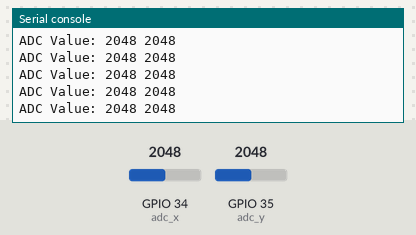
This program was run on a simulated ESP32 board running MicroPython. Parts: the last lines printed to the serial console. The inputs (shaded band) are chosen by the test bench; at power-on: GPIO 34 (adc_x) = 2048, GPIO 35 (adc_y) = 2048 (analog values on the 0–4095 scale).

Above: at 1.2 s.
1.3 s: GPIO 34 (adc_x) set to 2866
At 1.47 s:
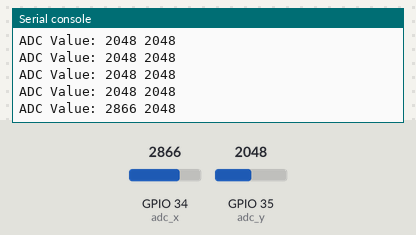
2.8 s: GPIO 35 (adc_y) set to 2866
At 2.81 s:
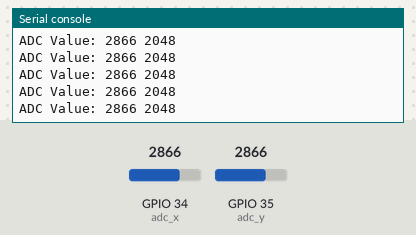
4.3 s: GPIO 34 (adc_x) set to 3603
At 4.39 s:
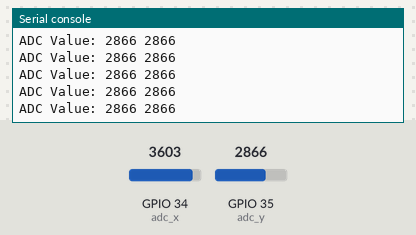
5.8 s: GPIO 35 (adc_y) set to 3603
At 5.85 s:
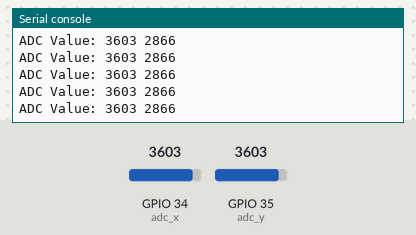
Timing chart, 0 to 8.3 s (numbered marks = the images above; inputs shaded):
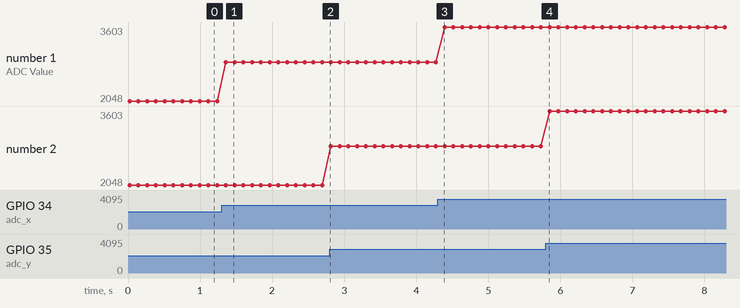

The program:

ADCtest.py
```python
from machine import ADC, Pin
import time

def read_adc_avg(adc, samples=10):
    """多次采样取平均，提高稳定性"""
    total = 0
    for _ in range(samples):
        total += adc.read()
        time.sleep_ms(1)
    return total // samples

try:
    # Try common valid ADC pins for ESP32
    # ADC1 pins (usually available): 32-39
    adc_x = ADC(Pin(34), atten=ADC.ATTN_11DB)  # Changed from 36 to 34
    adc_y = ADC(Pin(35), atten=ADC.ATTN_11DB)  # Changed from 37 to 35

    print("ADC initialized successfully!")
    print("Using ADC pins: X=34, Y=35")

    while True:
        adc_x_value = read_adc_avg(adc_x)
        adc_y_value = read_adc_avg(adc_y)
        print("ADC Value:", adc_x_value, adc_y_value)
        time.sleep(0.1)

except ValueError as e:
    print(f"Error: {e}")
    print("Please check if the pins are valid ADC pins for your board.")
    print("Common valid ADC pins for ESP32:")
    print("- ADC1: 32, 33, 34, 35, 36, 37, 38, 39")
    print("- ADC2: 0, 2, 4, 12, 13, 14, 15, 25, 26, 27")
    print("Note: Some ADC2 pins may be unavailable when Wi-Fi is active.")
```

Measured:
- after the input at 1.3 s, the serial console: prints a new line after 0.06 s (image 1)
- plotted number 1: 2048 → 2866 after the input at 1.3 s, 2866 → 3603 after the input at 4.3 s
